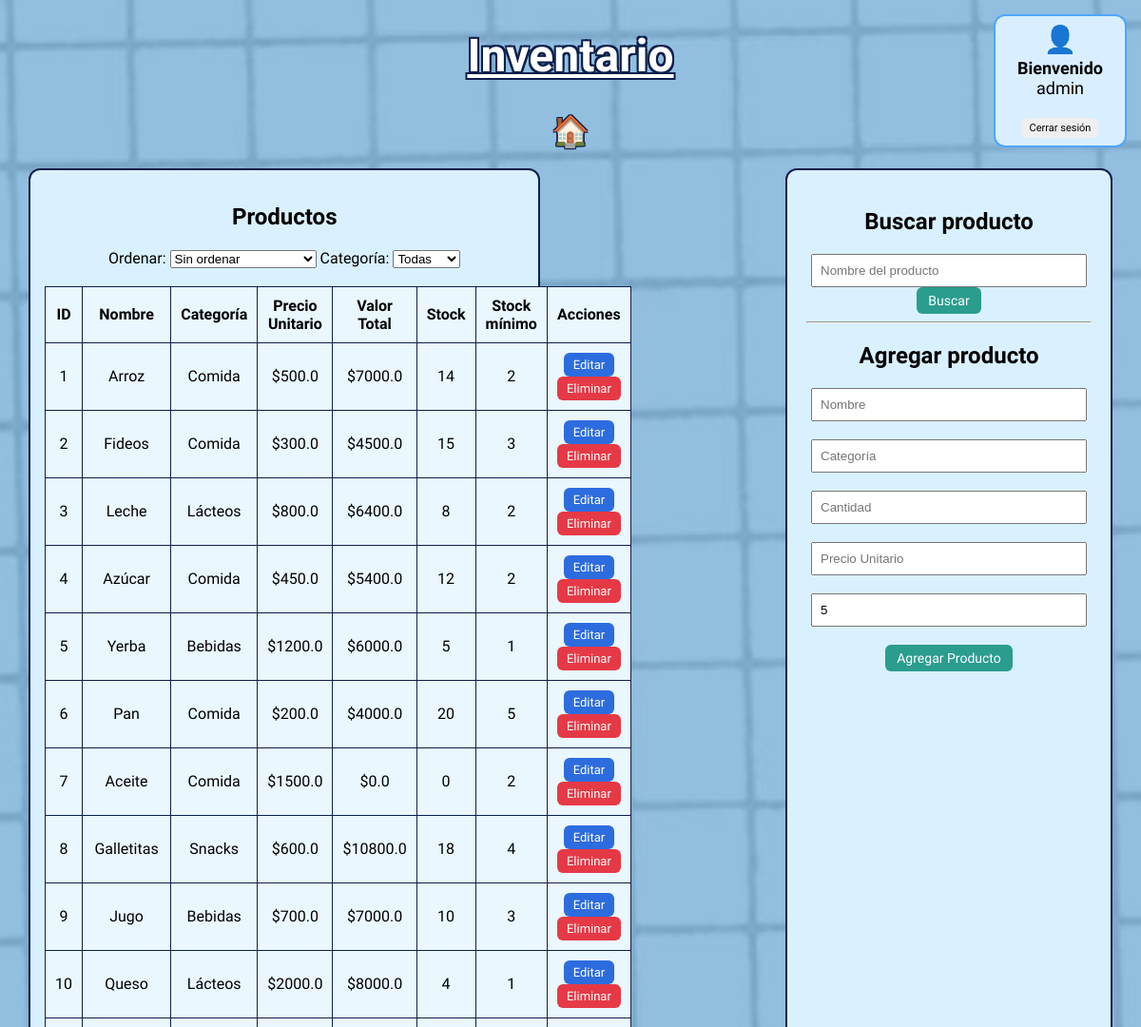
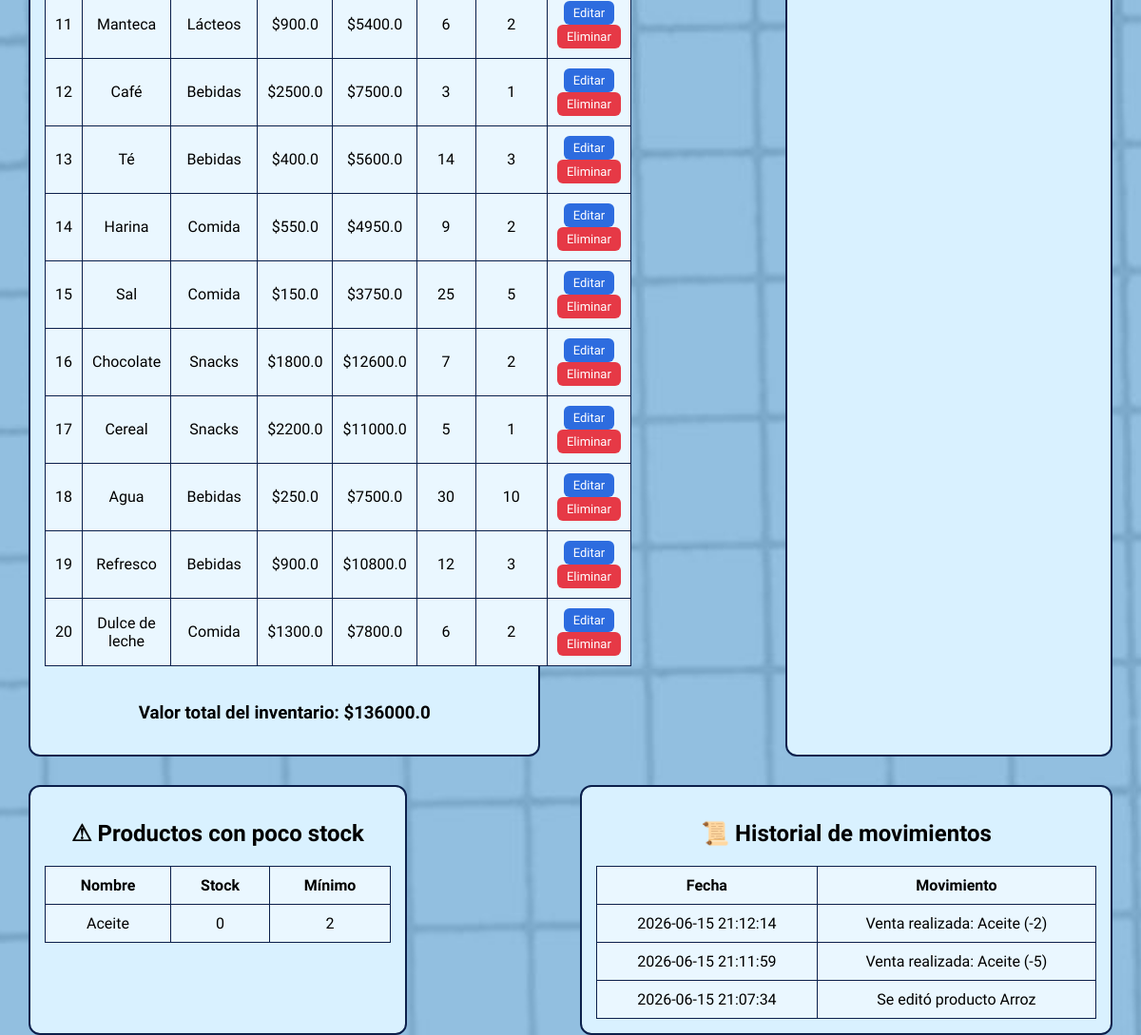
The app's page /inventario (signed in) with its own data (2 pictures, top to bottom).
### tables this page shows
CREATE TABLE productos (
    id INTEGER PRIMARY KEY AUTOINCREMENT,
    nombre TEXT NOT NULL,
    categoria TEXT NOT NULL,
    precio_unitario REAL NOT NULL,
    cantidad INTEGER NOT NULL,
    stock_minimo INTEGER NOT NULL
);

CREATE TABLE movimientos (
    id INTEGER PRIMARY KEY AUTOINCREMENT,
    descripcion TEXT NOT NULL,
    fecha TEXT DEFAULT CURRENT_TIMESTAMP
);

### app.py (the view)
@app.route("/inventario")
def pagina_inventario():
    if "usuario" not in session:
        return redirect("/login")
    nombre_busqueda = request.args.get("buscar")
    conn = conectar_db()
    cursor = conn.cursor()
    if nombre_busqueda:
        cursor.execute("""
            SELECT * FROM productos
            WHERE LOWER(nombre) LIKE ?
        """, ('%' + nombre_busqueda.lower() + '%',))
    else:
        cursor.execute("""
            SELECT * FROM productos
        """)
    productos = cursor.fetchall()
    cursor.execute("""
        SELECT * FROM productos
        WHERE cantidad < stock_minimo
    """)
    productos_poco_stock = cursor.fetchall()
    cursor.execute("""
        SELECT SUM(precio_unitario * cantidad) AS total
        FROM productos
    """)
    valor_total = cursor.fetchone()["total"] or 0
    cursor.execute("""
        SELECT * FROM movimientos
        ORDER BY id DESC
        LIMIT 10
    """)
    movimientos = cursor.fetchall()
    cursor.execute("""
        SELECT DISTINCT categoria
        FROM productos
        ORDER BY categoria
    """)
    categorias = cursor.fetchall()
    conn.close()
    return render_template(
        "inventario.html",
        productos=productos,
        productos_poco_stock=productos_poco_stock,
        valor_total=valor_total,
        movimientos=movimientos,
        categorias=categorias
    )

### app.py (called while the page is built)
def conectar_db():
    conn = sqlite3.connect("inventario.db")
    conn.row_factory = sqlite3.Row
    return conn

### templates/inventario.html (shortened to what this page needs)
<!DOCTYPE html>
<html lang="es">
<head>
    <link rel="stylesheet"
          href="{{ url_for('static', filename='css/style.css') }}">
    <link rel="stylesheet"
        href="{{ url_for('static', filename='css/style.css') }}">
</head>
<body class="inventario">
    <div class="usuario-info">
        <div class="usuario-icono">
            👤
        </div>
        <div class="usuario-texto">
            <strong>Bienvenido</strong>
            <br>
            {{ session["usuario"] }}
        </div>
        <br>
        <a href="/logout">
            <button class="btn-logout">
                Cerrar sesión
            </button>
        </a>
    </div>
    <h1 class="titulo">Inventario</h1>
    <a href="/" class="home-link">🏠</a>
    <div class="contenedor-principal">
        <div class="tabla-productos">
            <h2>Productos</h2>
            <div class="filtros">
                <label>Ordenar:</label>
                <select id="ordenar" onchange="aplicarFiltros()">
                    <option value="">Sin ordenar</option>
                </select>
                <label>Categoría:</label>
                <select id="categoria" onchange="aplicarFiltros()">
                    <option value="">Todas</option>
                </select>
            </div>
            <br>
            <table border="1" id="tablaProductos">
                <tr>
                    <th>ID</th>
                    <th>Nombre</th>
                    <th>Categoría</th>
                    <th>Precio Unitario</th>
                    <th>Valor Total</th>
                    <th>Stock</th>
                    <th>Stock mínimo</th>
                    <th>Acciones</th>
                </tr>
                {% for producto in productos %}
                <tr>
                    <td>{{ producto["id"] }}</td>
                    <td>{{ producto["nombre"] }}</td>
                    <td>{{ producto["categoria"] }}</td>
                    <td>${{ producto["precio_unitario"] }}</td>
                    <td>${{ producto["precio_unitario"] * producto["cantidad"] }}</td>
                    <td>{{ producto["cantidad"] }}</td>
                    <td>{{ producto["stock_minimo"] }}</td>
                    <td>
                        <button type="button"
                            class="btn-editar"
                            data-id="{{ producto['id'] }}"
                            data-nombre="{{ producto['nombre'] }}"
                            data-categoria="{{ producto['categoria'] }}"
                            data-precio="{{ producto['precio_unitario'] }}"
                            data-cantidad="{{ producto['cantidad'] }}">
                            Editar
                        </button>
                        <form action="/eliminar_producto/{{ producto['id'] }}"
                              method="POST"
                              style="display:inline;">
                            <button type="submit"
                                    onclick="return confirm('¿Seguro que querés eliminar este producto?')">
                                Eliminar
                            </button>
                        </form>
                    </td>
                </tr>
                {% endfor %}
            </table>
            <br>
            <h3>
                Valor total del inventario:
                ${{ valor_total }}
            </h3>
        </div>
        <div class="panel-lateral">
            <h2>Buscar producto</h2>
            <form method="GET" action="/inventario">
                <input type="text"
                       name="buscar"
                       placeholder="Nombre del producto">
                <button type="submit">Buscar</button>
            </form>
            <hr>
            <h2>Agregar producto</h2>
            <form method="POST" action="/agregar-producto">
                <input type="text" name="nombre" placeholder="Nombre" required>
                <br><br>
                <input type="text" name="categoria" placeholder="Categoría" required>
                <br><br>
                <input type="number" name="cantidad" placeholder="Cantidad" required>
                <br><br>
                <input type="number" step="0.01" name="precio_unitario" placeholder="Precio Unitario" required>
                <br><br>
                <input type="number" name="stock_minimo" placeholder="Stock mínimo" value="5" required>
                <br><br>
                <button type="submit">Agregar Producto</button>
            </form>
        </div>
    </div>
    <div class="footer-inventario">
        <div class="stock-bajo">
            <h2>⚠ Productos con poco stock</h2>
            {% if productos_poco_stock|length == 0 %}
                <p>No hay productos con stock bajo</p>
            {% else %}
                <table border="1">
                    <tr>
                        <th>Nombre</th>
                        <th>Stock</th>
                        <th>Mínimo</th>
                    </tr>
                    {% for producto in productos_poco_stock %}
                    <tr>
                        <td>{{ producto["nombre"] }}</td>
                        <td>{{ producto["cantidad"] }}</td>
                        <td>{{ producto["stock_minimo"] }}</td>
                    </tr>
                    {% endfor %}
                </table>
            {% endif %}
        </div>
        <div class="historial">
            <h2>📜 Historial de movimientos</h2>
            {% if movimientos|length == 0 %}
                <p>No hay movimientos registrados.</p>
            {% else %}
                <table border="1">
                    <tr>
                        <th>Fecha</th>
                        <th>Movimiento</th>
                    </tr>
                    {% for movimiento in movimientos %}
                    <tr>
                        <td>{{ movimiento["fecha"] }}</td>
                        <td>{{ movimiento["descripcion"] }}</td>
                    </tr>
                    {% endfor %}
                </table>
            {% endif %}
        </div>
    </div>
</body>
</html>

### static/css/style.css (style rules this page uses)
body { margin: 0; min-height: 100vh; display: flex; flex-direction: column; align-items: center; text-align: center; background-color: #f5f5f5; font-family: 'Dancing Script', sans-serif; justify-content: flex-start; }
h1 { margin-top: 120px; font-size: 65px; color: white; text-decoration: underline; text-shadow: -2px -2px 0 #0b1f4b, 2px -2px 0 #0b1f4b, -2px 2px 0 #0b1f4b, 2px 2px 0 #0b1f4b, 0px 0px 6px #0b1f4b; }
.titulo { text-align: center; font-size: 48px; margin-top: 30px; color: white; text-shadow: -2px -2px 0 #0b1f4b, 2px -2px 0 #0b1f4b, -2px 2px 0 #0b1f4b, 2px 2px 0 #0b1f4b; }
.tabla-productos, .stock-bajo { width: 65%; background-color: #d9f1ff; border: 2px solid #0b1f4b; border-radius: 12px; padding: 15px; }
.tabla-productos table, .stock-bajo table { width: 100%; border-collapse: collapse; background-color: #eaf7ff; }
.tabla-productos th, .tabla-productos td, .stock-bajo th, .stock-bajo td { border: 1px solid #0b1f4b; padding: 10px; text-align: center; }
.panel-lateral { width: 300px; padding: 20px; border: 2px solid #0b1f4b; border-radius: 12px; background-color: #d9f1ff; }
.panel-lateral input { width: 90%; padding: 8px; }
button { border: none; padding: 5px 10px; border-radius: 6px; cursor: pointer; font-family: 'Dancing Script', sans-serif; font-size: 14px; transition: 0.2s; }
button[type="button"] { background-color: #2d6cdf; color: white; font-size: 13px; padding: 5px 10px; }
form button { background-color: #e63946; color: white; font-size: 13px; padding: 5px 10px; }
.panel-lateral form button { width: auto; padding: 6px 12px; font-size: 14px; background-color: #2a9d8f; color: white; }
.home-link { font-size: 32px; text-decoration: none; color: white; text-shadow: -1px -1px 0 #0b1f4b, 1px -1px 0 #0b1f4b, -1px 1px 0 #0b1f4b, 1px 1px 0 #0b1f4b; }
.inventario { background-image: url("/static/img/fondo2.jpg"); background-size: cover; background-position: center; background-repeat: no-repeat; min-height: 100vh; margin: 0; }
.historial { background-color: #d9f1ff; border: 2px solid #0b1f4b; border-radius: 12px; padding: 15px; margin: 0; }
.historial table { width: 100%; border-collapse: collapse; background-color: #eaf7ff; }
.historial th, .historial td { border: 1px solid #0b1f4b; padding: 10px; text-align: center; }
.contenedor-principal { display: grid; grid-template-columns: 3fr 1fr; gap: 20px; width: 95%; margin-top: 20px; }
.footer-inventario { display: grid; grid-template-columns: 1fr 1fr; gap: 20px; width: 95%; margin-top: 30px; }
.usuario-info { position: fixed; top: 15px; right: 15px; width: 120px; text-align: center; border: 2px solid #4da6ff; border-radius: 12px; padding: 8px; background-color: #d9efff; color: black; font-size: 13px; font-family: 'Dancing Script', cursive; }
.usuario-icono { font-size: 28px; margin-bottom: 3px; }
.usuario-texto { margin-bottom: 6px; font-size: 18px; }
.btn-logout { padding: 4px 8px; font-size: 11px; cursor: pointer; }

### records on screen
productos: id "1", nombre "Arroz", categoria "Comida", precio_unitario "500.0", producto['precio_unitario']*producto['cantidad'] "7000.0", cantidad "14", stock_minimo "2"
productos: id "2", nombre "Fideos", categoria "Comida", precio_unitario "300.0", producto['precio_unitario']*producto['cantidad'] "4500.0", cantidad "15", stock_minimo "3"
productos: id "3", nombre "Leche", categoria "Lácteos", precio_unitario "800.0", producto['precio_unitario']*producto['cantidad'] "6400.0", cantidad "8", stock_minimo "2"
productos: id "4", nombre "Azúcar", categoria "Comida", precio_unitario "450.0", producto['precio_unitario']*producto['cantidad'] "5400.0", cantidad "12", stock_minimo "2"
productos: id "5", nombre "Yerba", categoria "Bebidas", precio_unitario "1200.0", producto['precio_unitario']*producto['cantidad'] "6000.0", cantidad "5", stock_minimo "1"
productos: id "6", nombre "Pan", categoria "Comida", precio_unitario "200.0", producto['precio_unitario']*producto['cantidad'] "4000.0", cantidad "20", stock_minimo "5"
productos: id "7", nombre "Aceite", categoria "Comida", precio_unitario "1500.0", producto['precio_unitario']*producto['cantidad'] "0.0", cantidad "0", stock_minimo "2"
productos: id "8", nombre "Galletitas", categoria "Snacks", precio_unitario "600.0", producto['precio_unitario']*producto['cantidad'] "10800.0", cantidad "18", stock_minimo "4"
productos: id "9", nombre "Jugo", categoria "Bebidas", precio_unitario "700.0", producto['precio_unitario']*producto['cantidad'] "7000.0", cantidad "10", stock_minimo "3"
productos: id "10", nombre "Queso", categoria "Lácteos", precio_unitario "2000.0", producto['precio_unitario']*producto['cantidad'] "8000.0", cantidad "4", stock_minimo "1"
productos: id "11", nombre "Manteca", categoria "Lácteos", precio_unitario "900.0", producto['precio_unitario']*producto['cantidad'] "5400.0", cantidad "6", stock_minimo "2"
productos: id "12", nombre "Café", categoria "Bebidas", precio_unitario "2500.0", producto['precio_unitario']*producto['cantidad'] "7500.0", cantidad "3", stock_minimo "1"
productos: id "13", nombre "Té", categoria "Bebidas", precio_unitario "400.0", producto['precio_unitario']*producto['cantidad'] "5600.0", cantidad "14", stock_minimo "3"
productos: id "14", nombre "Harina", categoria "Comida", precio_unitario "550.0", producto['precio_unitario']*producto['cantidad'] "4950.0", cantidad "9", stock_minimo "2"
productos: id "15", nombre "Sal", categoria "Comida", precio_unitario "150.0", producto['precio_unitario']*producto['cantidad'] "3750.0", cantidad "25", stock_minimo "5"
productos: id "16", nombre "Chocolate", categoria "Snacks", precio_unitario "1800.0", producto['precio_unitario']*producto['cantidad'] "12600.0", cantidad "7", stock_minimo "2"
productos: id "17", nombre "Cereal", categoria "Snacks", precio_unitario "2200.0", producto['precio_unitario']*producto['cantidad'] "11000.0", cantidad "5", stock_minimo "1"
productos: id "18", nombre "Agua", categoria "Bebidas", precio_unitario "250.0", producto['precio_unitario']*producto['cantidad'] "7500.0", cantidad "30", stock_minimo "10"
productos: id "19", nombre "Refresco", categoria "Bebidas", precio_unitario "900.0", producto['precio_unitario']*producto['cantidad'] "10800.0", cantidad "12", stock_minimo "3"
productos: id "20", nombre "Dulce de leche", categoria "Comida", precio_unitario "1300.0", producto['precio_unitario']*producto['cantidad'] "7800.0", cantidad "6", stock_minimo "2"
movimientos: fecha "2026-06-15 21:12:14", descripcion "Venta realizada: Aceite (-2)"
movimientos: fecha "2026-06-15 21:11:59", descripcion "Venta realizada: Aceite (-5)"
movimientos: fecha "2026-06-15 21:07:34", descripcion "Se editó producto Arroz"

### other values on screen
{{ session["usuario"] }} "admin"
{{ valor_total }} "136000.0"
